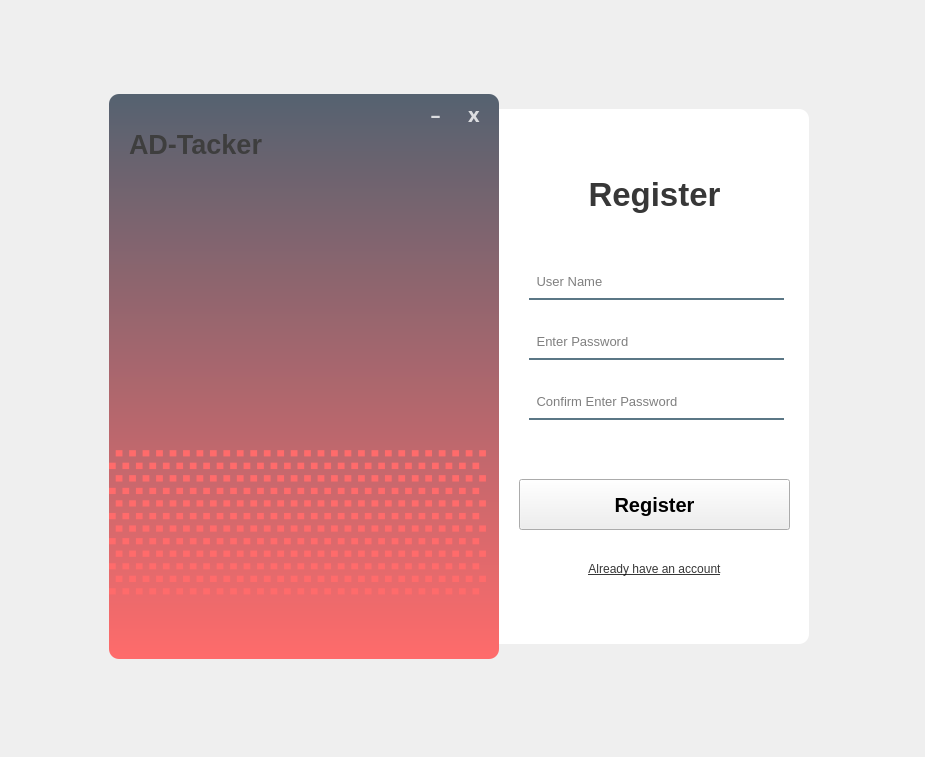
<?xml version="1.0" encoding="UTF-8"?>
<ui version="4.0">
 <class>Register</class>
 <widget class="QWidget" name="Register">
  <property name="geometry">
   <rect>
    <x>0</x>
    <y>0</y>
    <width>925</width>
    <height>757</height>
   </rect>
  </property>
  <property name="windowTitle">
   <string>Form</string>
  </property>
  <widget class="QWidget" name="widget" native="true">
   <property name="geometry">
    <rect>
     <x>19</x>
     <y>29</y>
     <width>891</width>
     <height>701</height>
    </rect>
   </property>
   <widget class="QLabel" name="label">
    <property name="geometry">
     <rect>
      <x>470</x>
      <y>80</y>
      <width>320</width>
      <height>535</height>
     </rect>
    </property>
    <property name="styleSheet">
     <string notr="true">background-color: rgba(255,255,255,255);
border-radius: 10px</string>
    </property>
    <property name="text">
     <string/>
    </property>
   </widget>
   <widget class="QLabel" name="label_2">
    <property name="geometry">
     <rect>
      <x>90</x>
      <y>65</y>
      <width>390</width>
      <height>565</height>
     </rect>
    </property>
    <property name="styleSheet">
     <string notr="true">background-color: qlineargradient(spread:pad, x1:0, y1:0, x2:0, y2:1, stop:0 rgba(85, 98, 112, 255), stop:1 rgba(255, 107, 107, 255));
border-radius: 10px;</string>
    </property>
    <property name="text">
     <string/>
    </property>
   </widget>
   <widget class="QLabel" name="register_2">
    <property name="geometry">
     <rect>
      <x>540</x>
      <y>130</y>
      <width>191</width>
      <height>71</height>
     </rect>
    </property>
    <property name="font">
     <font>
      <pointsize>25</pointsize>
      <weight>75</weight>
      <bold>true</bold>
     </font>
    </property>
    <property name="styleSheet">
     <string notr="true">color: rgba(0,0,0,200);</string>
    </property>
    <property name="text">
     <string>Register</string>
    </property>
    <property name="alignment">
     <set>Qt::AlignCenter</set>
    </property>
   </widget>
   <widget class="QLineEdit" name="username">
    <property name="geometry">
     <rect>
      <x>510</x>
      <y>240</y>
      <width>255</width>
      <height>31</height>
     </rect>
    </property>
    <property name="font">
     <font>
      <pointsize>10</pointsize>
     </font>
    </property>
    <property name="cursor">
     <cursorShape>ArrowCursor</cursorShape>
    </property>
    <property name="styleSheet">
     <string notr="true">background-color: rgba(0,0,0,0);
border: 2px solid rgba(0,0,0,0);
border-bottom-color: rgba(46,82,101,200);
padding-bottom: 7px;</string>
    </property>
    <property name="text">
     <string/>
    </property>
    <property name="maxLength">
     <number>30</number>
    </property>
    <property name="placeholderText">
     <string> User Name</string>
    </property>
   </widget>
   <widget class="QLineEdit" name="password">
    <property name="geometry">
     <rect>
      <x>510</x>
      <y>300</y>
      <width>255</width>
      <height>31</height>
     </rect>
    </property>
    <property name="font">
     <font>
      <pointsize>10</pointsize>
     </font>
    </property>
    <property name="styleSheet">
     <string notr="true">background-color: rgba(0,0,0,0);
border: 2px solid rgba(0,0,0,0);
border-bottom-color: rgba(46,82,101,200);
padding-bottom: 7px;</string>
    </property>
    <property name="text">
     <string/>
    </property>
    <property name="maxLength">
     <number>16</number>
    </property>
    <property name="echoMode">
     <enum>QLineEdit::Password</enum>
    </property>
    <property name="placeholderText">
     <string> Enter Password</string>
    </property>
   </widget>
   <widget class="QPushButton" name="Registerbutton">
    <property name="geometry">
     <rect>
      <x>500</x>
      <y>450</y>
      <width>271</width>
      <height>51</height>
     </rect>
    </property>
    <property name="font">
     <font>
      <pointsize>15</pointsize>
      <weight>75</weight>
      <bold>true</bold>
     </font>
    </property>
    <property name="styleSheet">
     <string notr="true">QPushButton#pushButton{
	background-color: rgba(85,98,112,255);
	color: rgba(255,255,255,200);
	border-radius: 5px;
}

QPushButton#pushButton:pressed{
	padding-left: 5px;
	padding-top: 5px;
	background-color: rgba(255,107,107,255);
	background-position: calc(100% - 10px);
}

QPushButton#pushButton:hover{
	background-color: rgba(255,107,107,255)
}</string>
    </property>
    <property name="text">
     <string>Register</string>
    </property>
   </widget>
   <widget class="QLabel" name="login_page">
    <property name="geometry">
     <rect>
      <x>500</x>
      <y>530</y>
      <width>271</width>
      <height>20</height>
     </rect>
    </property>
    <property name="font">
     <font>
      <pointsize>9</pointsize>
      <weight>50</weight>
      <bold>false</bold>
      <underline>true</underline>
      <strikeout>false</strikeout>
     </font>
    </property>
    <property name="styleSheet">
     <string notr="true">color: rgba(0, 0, 0, 200);</string>
    </property>
    <property name="text">
     <string>Already have an account</string>
    </property>
    <property name="alignment">
     <set>Qt::AlignCenter</set>
    </property>
   </widget>
   <widget class="QLabel" name="label_5">
    <property name="geometry">
     <rect>
      <x>110</x>
      <y>80</y>
      <width>191</width>
      <height>71</height>
     </rect>
    </property>
    <property name="font">
     <font>
      <pointsize>20</pointsize>
      <weight>75</weight>
      <bold>true</bold>
      <underline>false</underline>
     </font>
    </property>
    <property name="styleSheet">
     <string notr="true">color: rgb(62, 62, 62);
</string>
    </property>
    <property name="text">
     <string>AD-Tacker</string>
    </property>
   </widget>
   <widget class="QLabel" name="label_6">
    <property name="geometry">
     <rect>
      <x>90</x>
      <y>350</y>
      <width>381</width>
      <height>271</height>
     </rect>
    </property>
    <property name="font">
     <font>
      <family>MS Shell Dlg 2</family>
      <pointsize>100</pointsize>
     </font>
    </property>
    <property name="styleSheet">
     <string notr="true">color: rgba(255,107,107,255);
</string>
    </property>
    <property name="text">
     <string>▒▒▒▒</string>
    </property>
    <property name="alignment">
     <set>Qt::AlignLeading|Qt::AlignLeft|Qt::AlignVCenter</set>
    </property>
   </widget>
   <widget class="QLineEdit" name="confirm_password">
    <property name="geometry">
     <rect>
      <x>510</x>
      <y>360</y>
      <width>255</width>
      <height>31</height>
     </rect>
    </property>
    <property name="font">
     <font>
      <pointsize>10</pointsize>
     </font>
    </property>
    <property name="styleSheet">
     <string notr="true">background-color: rgba(0,0,0,0);
border: 2px solid rgba(0,0,0,0);
border-bottom-color: rgba(46,82,101,200);
padding-bottom: 7px;</string>
    </property>
    <property name="maxLength">
     <number>16</number>
    </property>
    <property name="echoMode">
     <enum>QLineEdit::Password</enum>
    </property>
    <property name="placeholderText">
     <string> Confirm Enter Password</string>
    </property>
   </widget>
   <widget class="QWidget" name="gridLayoutWidget">
    <property name="geometry">
     <rect>
      <x>400</x>
      <y>60</y>
      <width>71</width>
      <height>51</height>
     </rect>
    </property>
    <layout class="QGridLayout" name="gridLayout">
     <item row="1" column="0">
      <widget class="QPushButton" name="closeButton_2">
       <property name="minimumSize">
        <size>
         <width>10</width>
         <height>10</height>
        </size>
       </property>
       <property name="font">
        <font>
         <family>Bahnschrift Light</family>
         <pointsize>15</pointsize>
         <weight>75</weight>
         <bold>true</bold>
        </font>
       </property>
       <property name="styleSheet">
        <string notr="true">QPushButton#minButton{
	background-color: rgba(85,98,112,255);
	color: rgba(255,255,255,200);
	border-radius: 5px;
}

QPushButton { background-color: transparent; border: 0px; color:rgb(255, 255, 255, 200); }

QPushButton#minButton:pressed{
	padding-left: 5px;
	padding-top: 5px;
	background-color: rgba(255,107,107,255);
	background-position: calc(100% - 10px);
}

QPushButton#minButton:hover{
	 color: rgba(0,0,0);
}</string>
       </property>
       <property name="text">
        <string>–</string>
       </property>
      </widget>
     </item>
     <item row="1" column="1">
      <widget class="QPushButton" name="closeButton">
       <property name="minimumSize">
        <size>
         <width>10</width>
         <height>10</height>
        </size>
       </property>
       <property name="font">
        <font>
         <family>Bahnschrift Light</family>
         <pointsize>15</pointsize>
         <weight>75</weight>
         <bold>true</bold>
        </font>
       </property>
       <property name="mouseTracking">
        <bool>false</bool>
       </property>
       <property name="styleSheet">
        <string notr="true">QPushButton#minButton{
	background-color: rgba(85,98,112,255);
	color: rgba(255,255,255,200);
	border-radius: 5px;
}

QPushButton { background-color: transparent; border: 0px; color:rgb(255, 255, 255, 200); }

QPushButton#closeButton:pressed{
	padding-left: 5px;
	padding-top: 5px;
	background-color: rgba(255,107,107,255);
	background-position: calc(100% - 10px);
}

QPushButton#closeButton:hover{
	color: rgba(255,107,107,255);
}</string>
       </property>
       <property name="text">
        <string>x</string>
       </property>
      </widget>
     </item>
    </layout>
   </widget>
   <widget class="QLabel" name="login_page_2">
    <property name="geometry">
     <rect>
      <x>520</x>
      <y>400</y>
      <width>271</width>
      <height>20</height>
     </rect>
    </property>
    <property name="font">
     <font>
      <pointsize>9</pointsize>
      <weight>50</weight>
      <bold>false</bold>
      <underline>false</underline>
      <strikeout>false</strikeout>
     </font>
    </property>
    <property name="styleSheet">
     <string notr="true">color: rgba(255,107,107,255);</string>
    </property>
    <property name="text">
     <string/>
    </property>
   </widget>
  </widget>
 </widget>
 <resources/>
 <connections/>
</ui>
